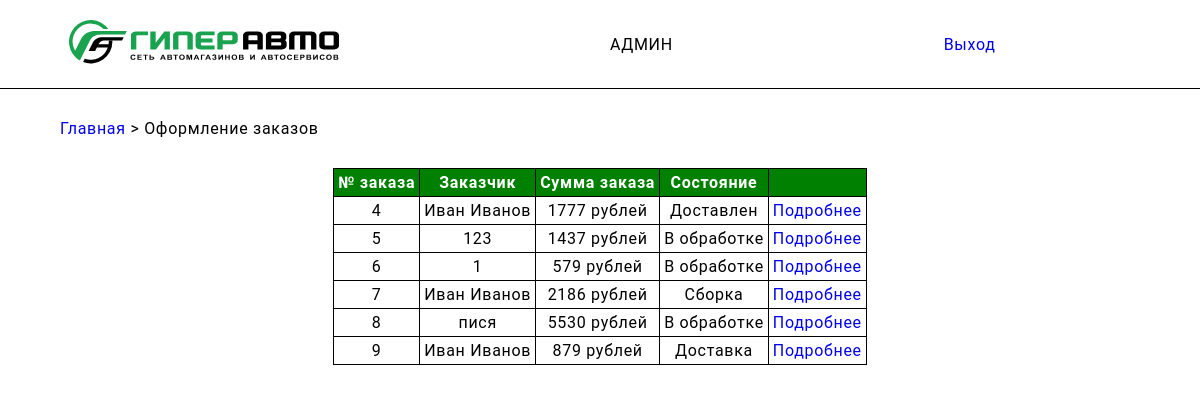
The app's page /admin_panel/orders.php (signed in) with its own data.
### tables this page shows
CREATE TABLE `all_orders` (
  `id_order` int NOT NULL,
  `id_user` int NOT NULL,
  `user_name` varchar(255) NOT NULL,
  `user_tel` bigint NOT NULL,
  `user_email` varchar(255) NOT NULL,
  `user_address` varchar(255) NOT NULL,
  `total` bigint NOT NULL,
  `status` int NOT NULL
);

CREATE TABLE `order_status` (
  `id` int NOT NULL,
  `status` varchar(255) NOT NULL
);

### admin_panel/orders.php (the view, shortened to what this page needs)
<?php
    require "../connect.php";
    if ($_SESSION['account'] == 'admin') {
        ?>
            <!DOCTYPE html>
            <html lang="en">
            <head>
                <link rel="stylesheet" href="css/orders.css" type="text/css">
            </head>
            <body>
                <div class="header">
                    <div class="inner">
                        <div class="logo">
                            <img src="images/logo.svg" alt="logo">
                        </div>
                        <div class="user">
                            АДМИН
                        </div>
                        <div class="log_out">
                            <a href="../auth/unlogin.php">Выход</a>
                        </div>
                    </div>
                </div>
                <div class="main">
                    <div class="inner">
                        <div class="bread-crumbs"><a href="main.php">Главная</a> > Оформление заказов</div>
                        <div class="table">
                            <table>
                                <tr>
                                    <th>№ заказа</th>
                                    <th>Заказчик</th>
                                    <th>Сумма заказа</th>
                                    <th>Состояние</th>
                                    <th></th>
                                </tr>
                                <?php
                                    $sql = "SELECT * FROM all_orders";
                                    $res = mysqli_query($connect, $sql);
                                    if (mysqli_num_rows($res) > 0) {
                                        foreach ($res as $row) {
                                            $id_order = $row['id_order'];
                                            $user_name = $row['user_name'];
                                            $total = $row['total'];
                                            $id_status = $row['status'];
                                            $sql_status = "SELECT * FROM order_status WHERE id = $id_status";
                                            $res_status = mysqli_query($connect, $sql_status);
                                            if (mysqli_num_rows($res_status)>0) {
                                                foreach ($res_status as $row_status) {
                                                    $status = $row_status['status'];
                                                }
                                            } ?>
                                            <tr>
                                                <td><?=$id_order;?></td>
                                                <td><?=$user_name;?></td>
                                                <td><?=$total;?> рублей</td>
                                                <td><?=$status;?></td>
                                                <td><a href="order-admin.php?id=<?=$id_order;?>">Подробнее</a></td>
                                            </tr>
                                            <?php
                                        }
                                    }
                                ?>
                            </table>
                        </div>
                    </div>
                </div>
            </body>
            </html>
            <?php
    }
    else {
        header('Location: ../index.php');
    }
?>

### admin_panel/css/orders.css (style rules this page uses)
* { padding: 0; margin: 0 auto; font-family: "Roboto"; letter-spacing: 0.7px; }
a { text-decoration: none; }
.inner { width: 90%; display: flex; align-items: center; justify-content: center; }
.header { background-color: #fff; padding: 20px 10px; border-bottom: 1px solid black; }
.logo { margin-left: 0px; }
.main { padding-top: 30px; }
.bread-crumbs { margin-left: 0px; }
.main .inner { display: flex; flex-direction: column; }
table { border-collapse: collapse; width: 100%; margin-top: 30px; }
table, th, td { border: 1px solid black; padding: 4px; text-align: center; }
tr:first-child { background-color: green; color: white; }

### records on screen
all_orders: id_order "4", user_name "Иван Иванов", total "1777", order_status.status "Доставлен"
all_orders: id_order "5", user_name "123", total "1437", order_status.status "В обработке"
all_orders: id_order "6", user_name "1", total "579"
order_status: status "В обработке"
all_orders: id_order "7", user_name "Иван Иванов", total "2186", order_status.status "Сборка"
all_orders: id_order "8", user_name "пися", total "5530"
all_orders: id_order "9", user_name "Иван Иванов", total "879", order_status.status "Доставка"
